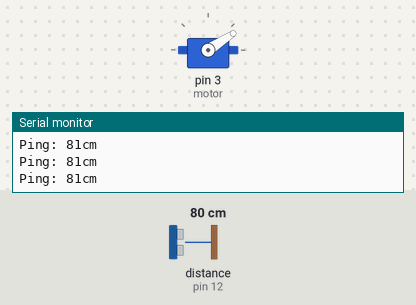
A sketch run on a simulated Arduino Uno, built with avr-gcc and run on an emulated ATmega328P. Parts: servo, the last lines printed to the serial monitor. Inputs (shaded band) come from the test bench; at power-on: distance to the obstacle (sensor on pin 12) 80 cm. The echo pulse lasts 58.3 µs per cm.

Above: at 1.28 s.
1.3 s: distance to the obstacle (sensor on pin 12) set to 2 cm
At 1.69 s:
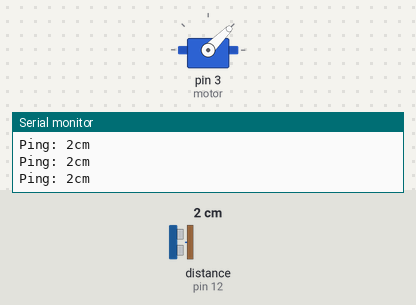
4.3 s: distance to the obstacle (sensor on pin 12) set to 250 cm
At 4.35 s:
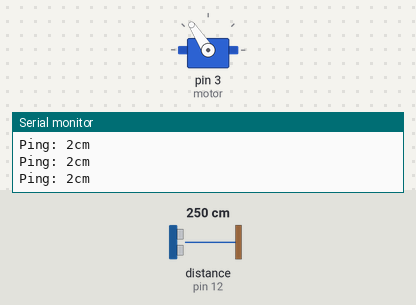
Timing chart, 0 to 13.3 s (numbered marks = the images above; inputs shaded):
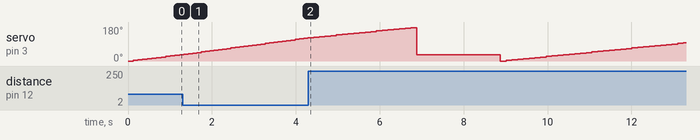

The sketch:

ders4.ino
```cpp
#include <NewPing.h>
#include <Servo.h>
Servo motor;

#define TRIGGER_PIN  11
#define ECHO_PIN     12
#define MAX_DISTANCE 200
NewPing sonar(TRIGGER_PIN, ECHO_PIN, MAX_DISTANCE);


void setup() {
motor.attach(3);
Serial.begin(115200);


  }

void loop() {
  int enkucuk=200;
  int a;

for(int m =0; m<180; m+=3)
{
motor.write(m);
delay(100);
if(sonar.ping_cm()<enkucuk && sonar.ping_cm()!=0)
{
  enkucuk=sonar.ping_cm();
  a=m;

  }


  Serial.print("Ping: ");
  Serial.print(sonar.ping_cm());
  Serial.println("cm");
}
motor.write(a);
delay(2000);
}
```
